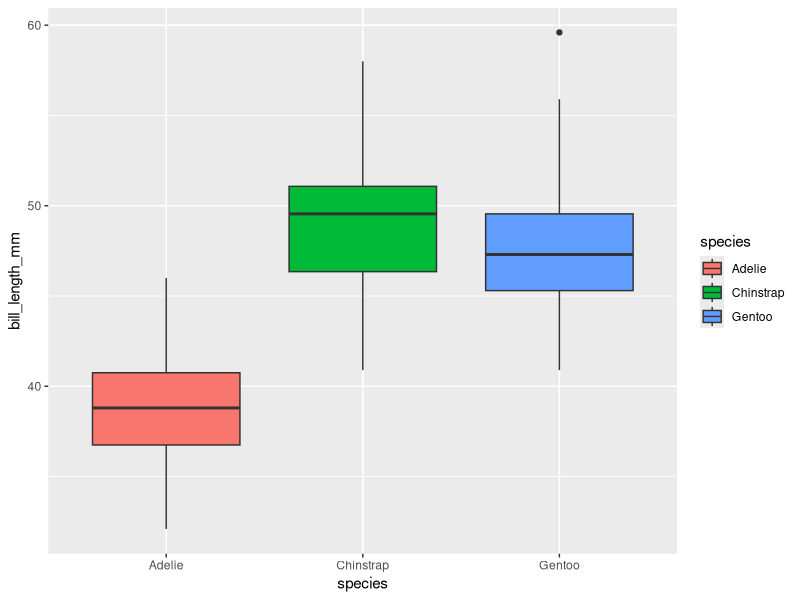

Source code (R):
## ---- chunk 1
library(tidyverse)
library(palmerpenguins)
## ---- chunk 2
glimpse(penguins)
fivenum(penguins$bill_length_mm)
## ---- chunk 3
penguins |> 
  group_by(species) |>
  ggplot(mapping = aes(x = species, y = bill_length_mm, fill = species)) +
  geom_boxplot()
